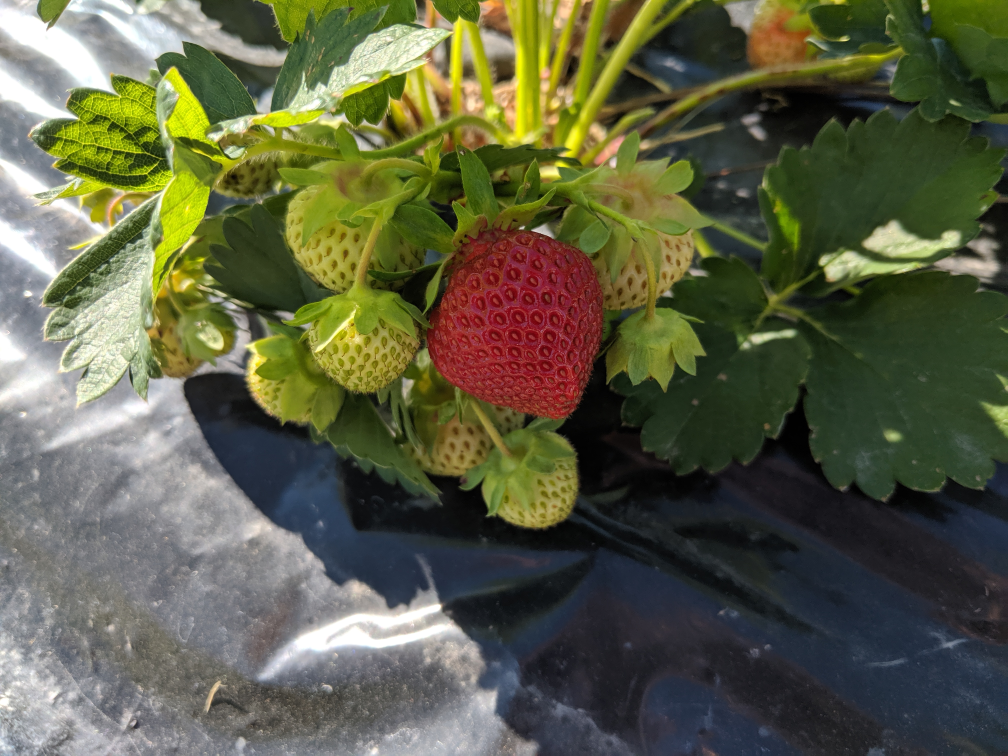
#> input picture computer vision/test_image.jpg, 4032 x 3024 px (shown at 1/4 size)
$ python strawberries.py
#> lines starting #> are read from the running program, lines starting #| are printed output that depends on the picture; after the words box and inside, x2 and y2 are one past the last pixel; in counts of white or black regions, pixels touching at a corner belong together
import cv2
import numpy as np
import matplotlib.pyplot as plt
import random as rng
from PIL import Image


def Main():
    #receiving the image
    image=cv2.imread('test_image.jpg')
#> image is the input picture: shape (3024, 4032, 3); mean B, G, R 69.3, 95, 92.8
    image_copy =np.copy(image)

    #all the functions
    image_copy=red(image_copy)
    #image_copy=canny(image_copy)
    #image_copy=contours(image,image_copy)
    #image_copy=real(image,image_copy)
    #resizing and showing image
    image_copy=cv2.resize(image_copy,(960,540))
    cv2.imshow('gray scale',image_copy)
    cv2.waitKey(0)


# [4 lines left out: function save, not called in this run]
def real(image,image_copy):
    image = cv2.addWeighted(image, 1, image_copy, 1, 0.0)
    return image

def red(image):
    #this is to find the colour red using HSV range
    image=cv2.GaussianBlur(image, (31,31),0)#101
    hsv = cv2.cvtColor(image, cv2.COLOR_BGR2HSV)
#> hsv: shape (3024, 4032, 3); mean H, S, V 66.1, 96.3, 102.7
    #lower red
    lower_red=np.array([0,150,150])#[0,120,0] hue saturation and value
    upper_red=np.array([40,255,255])#[10,255,255]
    mask1=cv2.inRange(hsv, lower_red, upper_red)
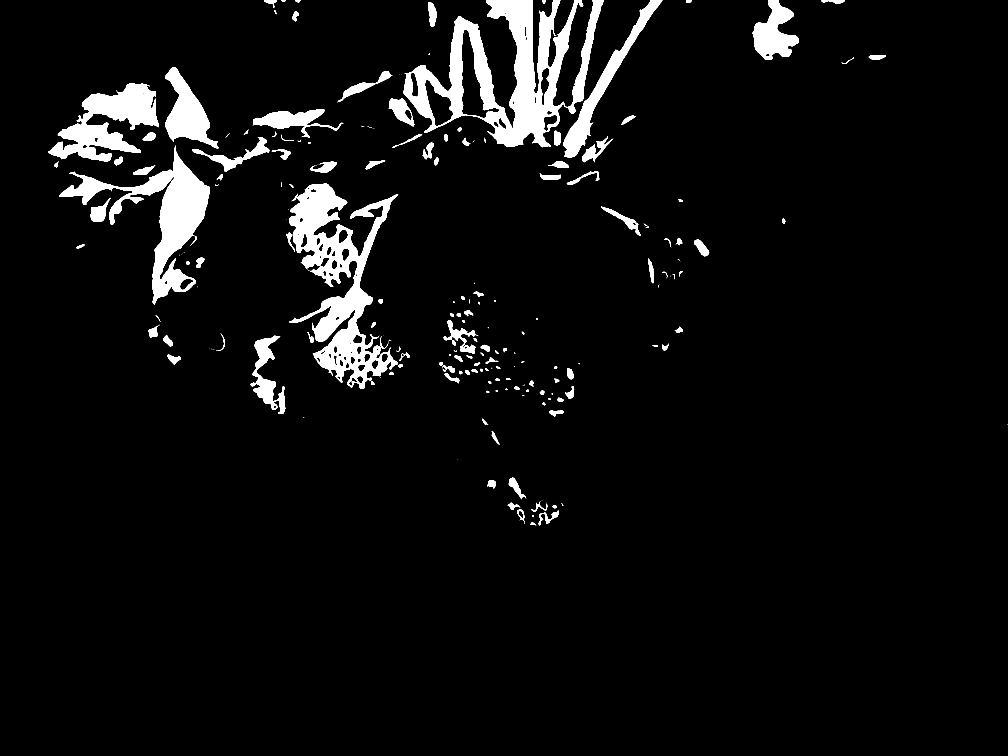
#> mask1: shape (3024, 4032) (shown at 1/4 size); 5.3% white; 272 white regions (112 under 20 px), largest, box (x1, y1, x2, y2) and area: (1615, 0, 2415, 589) 164740, (1156, 735, 1593, 1555) 125595, (237, 582, 840, 1220) 87213
    #range for upper range
    lower_red = np.array([140,120,100])#[170,120,0]
    upper_red = np.array([255,255,255])#[180,255,255]
    mask2 = cv2.inRange(hsv,lower_red,upper_red)
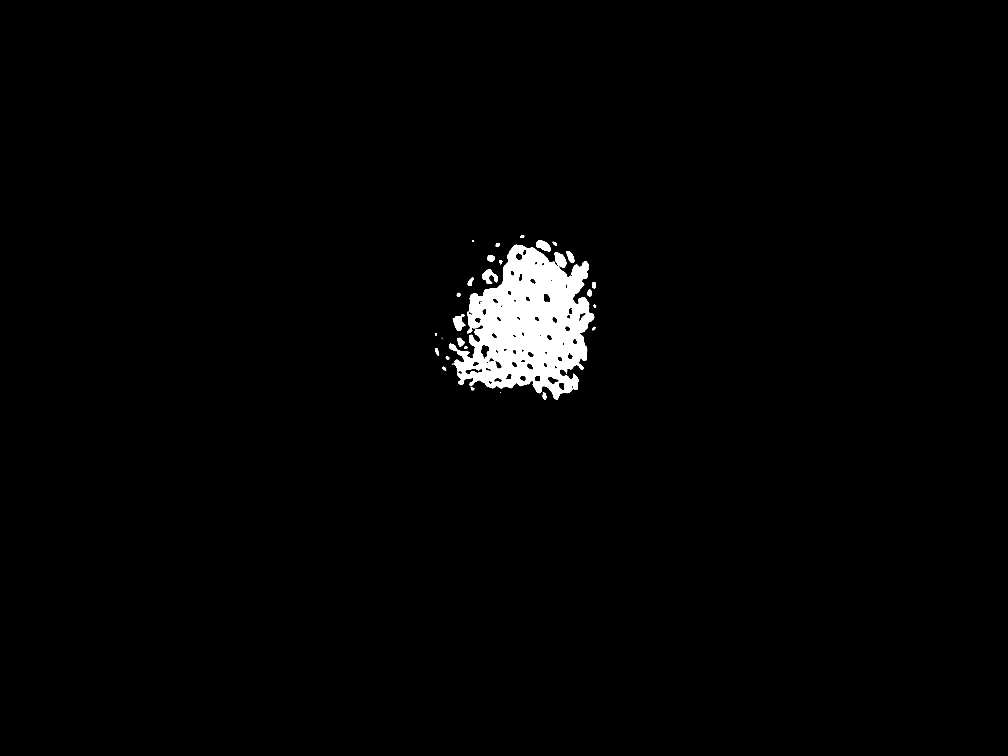
#> mask2: shape (3024, 4032) (shown at 1/4 size); 1.7% white; 86 white regions (59 under 20 px), largest, box (x1, y1, x2, y2) and area: (1818, 979, 2377, 1599) 198817, (2216, 1010, 2266, 1071) 1918, (1929, 1077, 1992, 1136) 1842
    #Over lapping masks
    mask1 = mask1+mask2
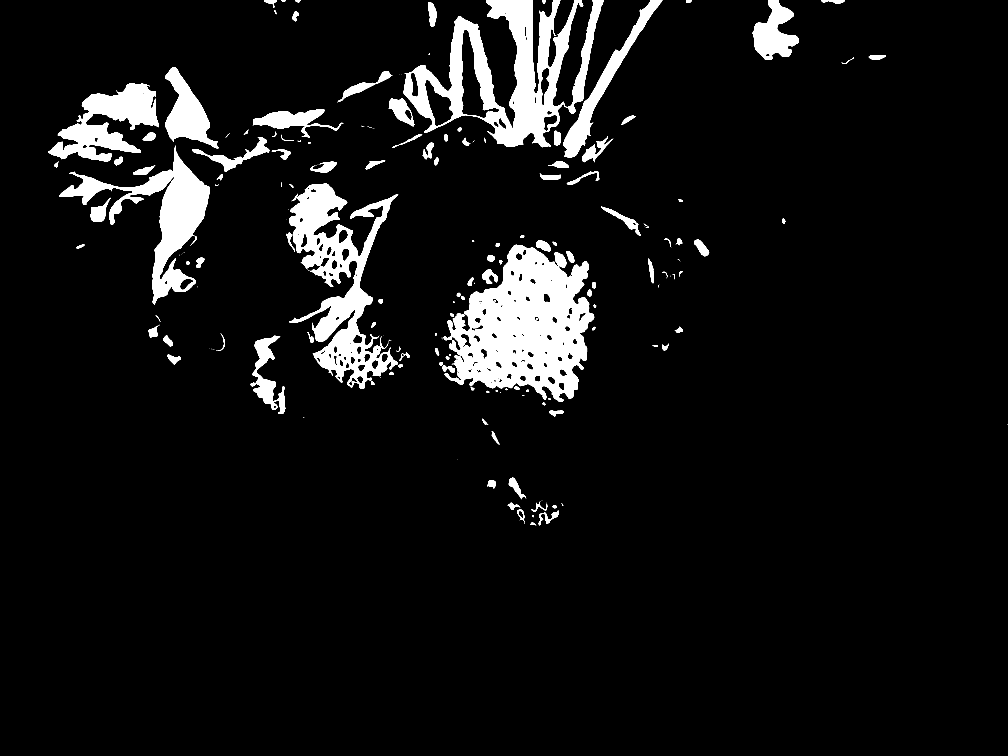
#> mask1: shape (3024, 4032) (shown at 1/4 size); 7% white; 287 white regions (141 under 20 px), largest, box (x1, y1, x2, y2) and area: (1775, 979, 2377, 1608) 213307, (1615, 0, 2415, 589) 164740, (1156, 735, 1593, 1555) 125595
    #over laying
    red = cv2.bitwise_and(image, image, mask= mask1)
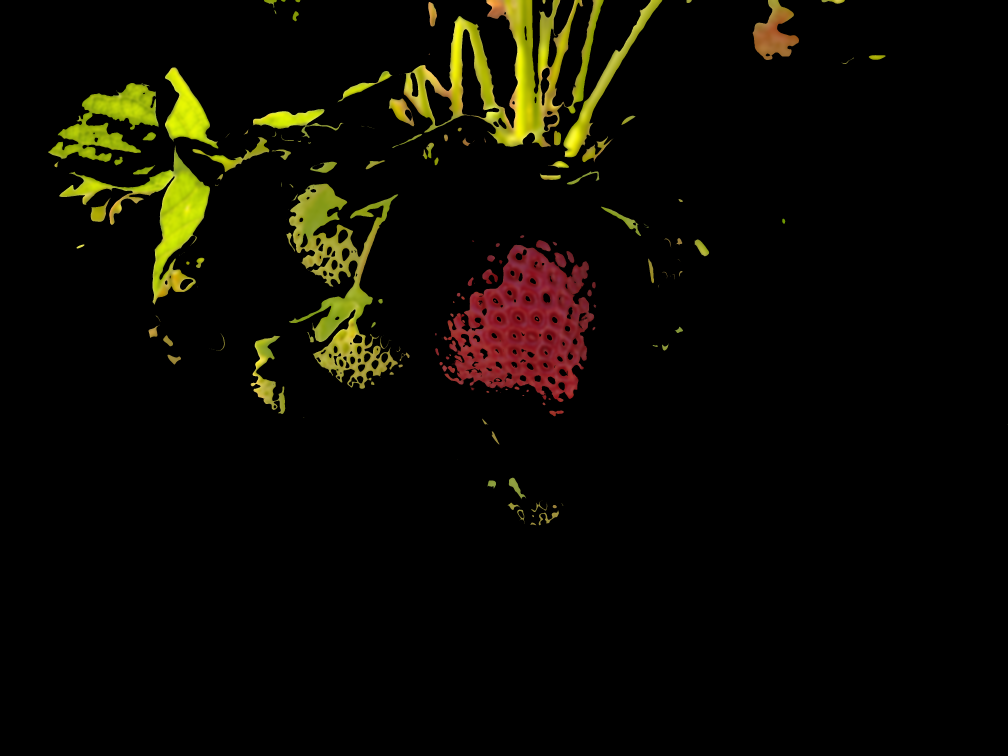
#> red: shape (3024, 4032, 3) (shown at 1/4 size); mean of channels 0, 1, 2 2.4, 9.6, 11.4; drawn as B, G, R
    return red


# [31 lines left out: function contours, not called in this run]


def blur(image):
    blur=cv2.GaussianBlur(image, (5,5),0)
    return blur

def gray(image): #converts image to gray scale
    gray=cv2.cvtColor(image, cv2.COLOR_RGB2GRAY)
    return gray

# [5 lines left out: function canny, not called in this run]


Main()
#> in Main, `image_copy=cv2.resize(image_copy,(960,540))`:
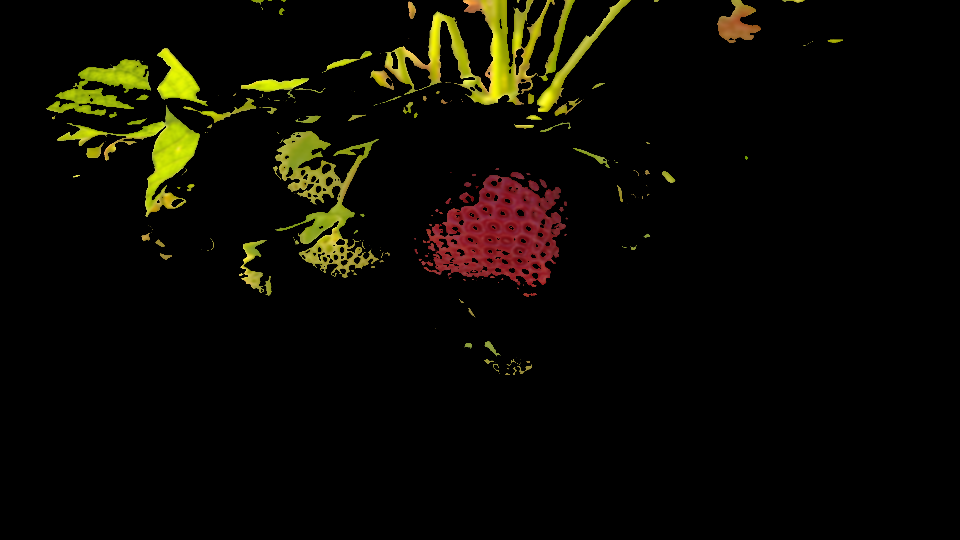
#> image_copy: shape (540, 960, 3); mean of channels 0, 1, 2 2.4, 9.6, 11.4; drawn as B, G, R

$ run again, with computer vision/Capture2.JPG copied over computer vision/test_image.jpg
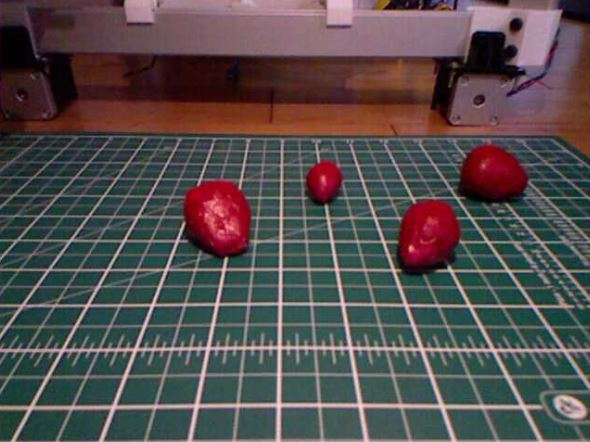
#> input picture computer vision/Capture2.JPG, 590 x 442 px
#> in Main, image is the input picture: shape (442, 590, 3); mean B, G, R 77.9, 77.5, 84.4
#> hsv: shape (442, 590, 3); mean H, S, V 96.5, 74.3, 93.8
#> mask1: shape (442, 590); every value is 0
#> in red, `mask2 = cv2.inRange(hsv,lower_red,upper_red)`:
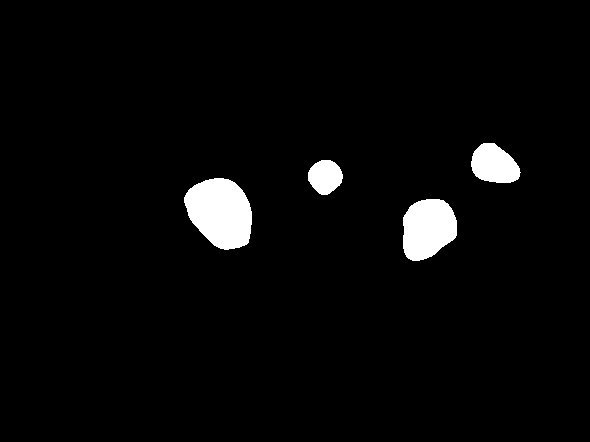
#> mask2: shape (442, 590); 3.3% white; 4 white regions, box (x1, y1, x2, y2) and area: (184, 178, 252, 250) 3641, (403, 199, 457, 261) 2641, (471, 143, 521, 183) 1471, (308, 160, 343, 195) 913
#> in Main, `image_copy=cv2.resize(image_copy,(960,540))`:
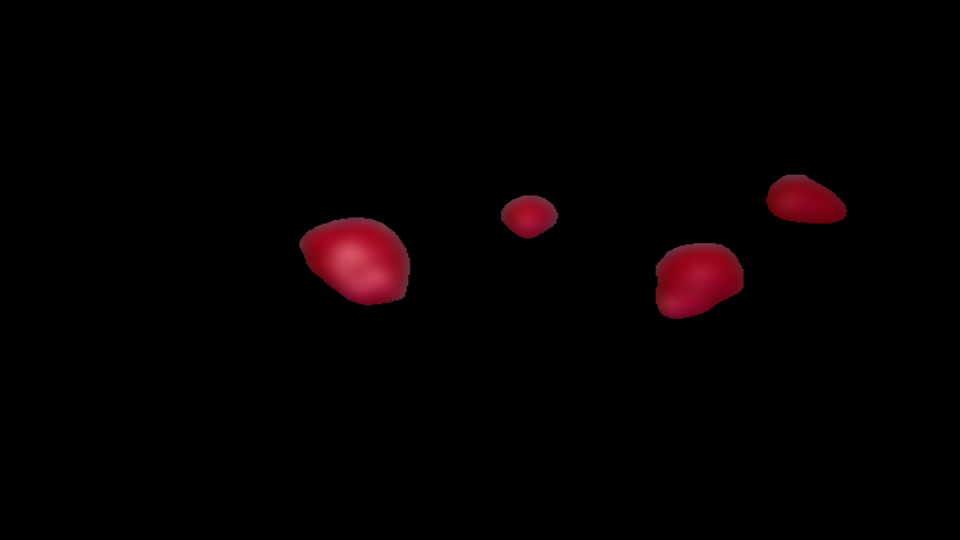
#> image_copy: shape (540, 960, 3); mean of channels 0, 1, 2 1.4, 0.7, 4.7; drawn as B, G, R
